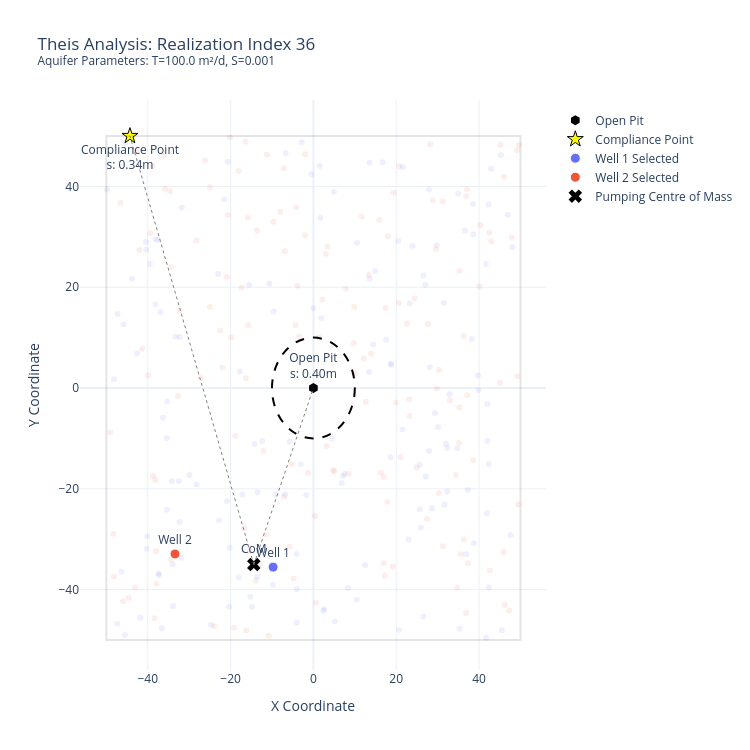

Notebook code cell kept with this figure:
### Code cell
######################################
### two well example visualization ###
######################################

fig = go.Figure()

# domain
fig.add_shape(type="rect", x0=x_min, y0=y_min, x1=x_max, y1=y_max, 
              line=dict(color="black"), opacity=0.1)

# no-go zone
fig.add_shape(type="circle", x0=-no_go_radius, y0=-no_go_radius, x1=no_go_radius, y1=no_go_radius, 
              line=dict(color="black", dash="dash"))

# target locations
fig.add_trace(go.Scatter(x=[0], y=[0], mode='markers+text', 
                         text=[f"Open Pit<br>s: {s_pit:.2f}m"],
                         marker=dict(color='black', size=10, symbol='hexagon'), 
                         name="Open Pit", textposition="top center"))

# compliance point
fig.add_trace(go.Scatter(x=[xc_val], y=[yc], mode='markers+text', 
                         text=[f"Compliance Point<br>s: {s_compliance:.2f}m"],
                         marker=dict(color='yellow', size=12, symbol='star', line=dict(width=1, color='black')), 
                         name="Compliance Point", 
                         textposition="top center" if yc == y_min else "bottom center"))

# wells and ensemble
colours = ['#636EFA', '#EF553B', '#00CC96', '#AB63FA', '#FFA15A']

for i in range(1, n_wells + 1):
    colour = colours[(i-1) % len(colours)]
    
    # Ensemble points from the 'pop' dataframe
    fig.add_trace(go.Scatter(x=pop[f"well_{i}_x"], y=pop[f"well_{i}_y"], 
                             mode='markers', marker=dict(color=colour, opacity=0.1), 
                             name=f"Well {i} Ensemble", showlegend=False))
    
    # selected well position from 'selected_real'
    fig.add_trace(go.Scatter(x=[selected_real[f"well_{i}_x"]], 
                             y=[selected_real[f"well_{i}_y"]],
                             mode='markers+text', text=[f"Well {i}"], 
                             marker=dict(color=colour, size=10, line=dict(width=1, color='white')), 
                             name=f"Well {i} Selected", textposition="top center"))

# centre of mass
fig.add_trace(go.Scatter(x=[com_x], y=[com_y], mode='markers+text', 
                         text=["CoM"], marker=dict(color='black', size=12, symbol='x'), 
                         name="Pumping Centre of Mass", textposition="top center"))

# connectivity from CoM to targets
fig.add_trace(go.Scatter(x=[com_x, xc_val, None, com_x, 0], 
                         y=[com_y, yc, None, com_y, 0], 
                         mode='lines', line=dict(color='grey', width=1, dash='dot'), 
                         showlegend=False))

# pretty up the layout
fig.update_layout(
    xaxis_title="X Coordinate", 
    yaxis_title="Y Coordinate", 
    template="plotly_white", 
    width=750, 
    height=750,
    title=(f"Theis Analysis: Realization Index {selected_idx}<br>"
           f"<sup>Aquifer Parameters: T={T_val} m²/d, S={S_val}</sup>"),
    legend=dict(yanchor="top", y=0.99, xanchor="left", x=1.02)
)

fig.show()

### Figure 1 — Plotly figure (JSON) as saved in the notebook; plotly's stock layout.template omitted (floating-point values rounded to 4 significant figures; data arrays with more than 128 entries replaced by an {"elided": "..."} marker saying what was removed)
{"data": [{"marker": {"color": "black", "size": 10, "symbol": "hexagon"}, "mode": "markers+text", "name": "Open Pit", "text": ["Open Pit<br>s: 0.40m"], "textposition": "top center", "type": "scatter", "x": [0], "y": [0]}, {"marker": {"color": "yellow", "line": {"color": "black", "width": 1}, "size": 12, "symbol": "star"}, "mode": "markers+text", "name": "Compliance Point", "text": ["Compliance Point<br>s: 0.34m"], "textposition": "bottom center", "type": "scatter", "x": [-44.3], "y": [50]}, {"marker": {"color": "#636EFA", "opacity": 0.1}, "mode": "markers", "name": "Well 1 Ensemble", "showlegend": false, "type": "scatter", "x": {"elided": "150 float values"}, "y": {"elided": "150 float values"}}, {"marker": {"color": "#636EFA", "line": {"color": "white", "width": 1}, "size": 10}, "mode": "markers+text", "name": "Well 1 Selected", "text": ["Well 1"], "textposition": "top center", "type": "scatter", "x": [-9.726], "y": [-35.53]}, {"marker": {"color": "#EF553B", "opacity": 0.1}, "mode": "markers", "name": "Well 2 Ensemble", "showlegend": false, "type": "scatter", "x": {"elided": "150 float values"}, "y": {"elided": "150 float values"}}, {"marker": {"color": "#EF553B", "line": {"color": "white", "width": 1}, "size": 10}, "mode": "markers+text", "name": "Well 2 Selected", "text": ["Well 2"], "textposition": "top center", "type": "scatter", "x": [-33.42], "y": [-32.93]}, {"marker": {"color": "black", "size": 12, "symbol": "x"}, "mode": "markers+text", "name": "Pumping Centre of Mass", "text": ["CoM"], "textposition": "top center", "type": "scatter", "x": [-14.39], "y": [-35.02]}, {"line": {"color": "grey", "dash": "dot", "width": 1}, "mode": "lines", "showlegend": false, "type": "scatter", "x": [-14.39, -44.3, null, -14.39, 0], "y": [-35.02, 50, null, -35.02, 0]}], "layout": {"height": 750, "legend": {"x": 1.02, "xanchor": "left", "y": 0.99, "yanchor": "top"}, "shapes": [{"line": {"color": "black"}, "opacity": 0.1, "type": "rect", "x0": -50, "x1": 50, "y0": -50, "y1": 50}, {"line": {"color": "black", "dash": "dash"}, "type": "circle", "x0": -10, "x1": 10, "y0": -10, "y1": 10}], "title": {"text": "Theis Analysis: Realization Index 36<br><sup>Aquifer Parameters: T=100.0 m²/d, S=0.001</sup>"}, "width": 750, "xaxis": {"title": {"text": "X Coordinate"}}, "yaxis": {"title": {"text": "Y Coordinate"}}}}
